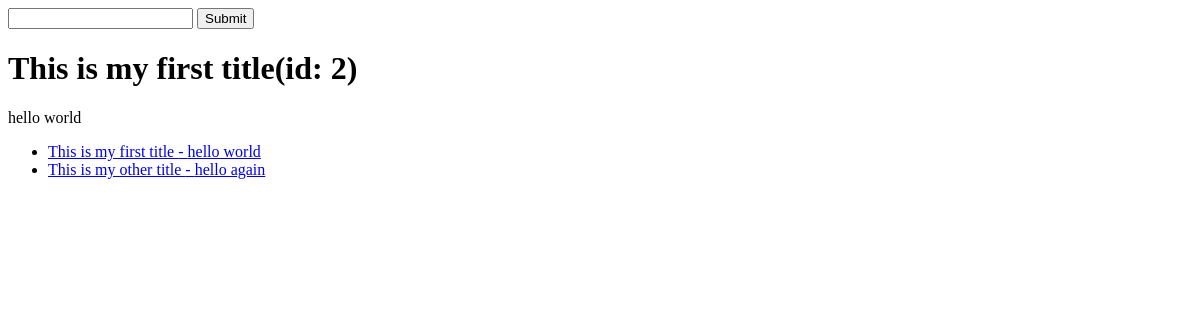
/, run on an earlier commit of the app's database.
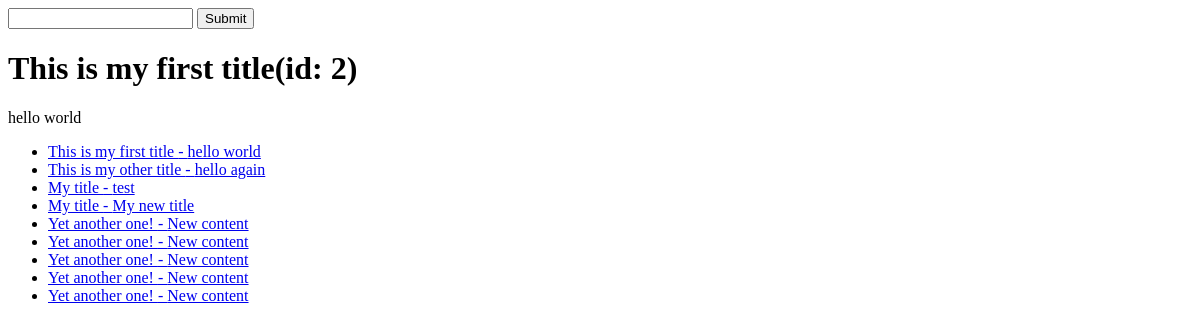
And on a later commit of the database.
### articles/models.py (models this page shows)
class Article(models.Model):
    title = models.TextField()
    content = models.TextField()

### trydjango/views.py (the view)
# urls.py: path('', home_view),
def home_view(request):
    queryset_articles = Article.objects.all()
    print(queryset_articles)
    rundom_id = random.randint(1, 3)
    article_obj = Article.objects.get(id=rundom_id)
    context = {
        "objects_list": queryset_articles,
        "object": article_obj,
        "title": article_obj.title,
        "id": article_obj.id,
        "content": article_obj.content,
    }
    HTML_STRING = render_to_string("home-view.html", context=context)
    return HttpResponse(HTML_STRING)

### templates/home-view.html
{% extends "base.html" %}
{% block content %}
<h1>{{ title }}(id: {{ id }})</h1>
<p>{{ content }}</p>
<ul>
    {% for x in objects_list %}
        {% if x.title %}
            <li><a href='articles/{{ x.id }}'>{{ x.title }} - {{ x.content }}</a></li>
        {% endif%}
    {% endfor %}
</ul>
{% endblock %}

### templates/base.html
<!DOCTYPE html>
<html>
<head>
</head>
<body>
    <form action="/articles/" method="GET">
        <input type="text" name="query"/>
        <input type="submit"/>
    </form>
    {% block content %}
    {% endblock %}
</body>
</html>

What changed in the data, as far as the page shows it:
added Article: title "My title", content "test"
added Article: title "My title", content "My new title"
added Article: title "Yet another one!", content "New content"
added Article: title "Yet another one!", content "New content"
added Article: title "Yet another one!", content "New content"
added Article: title "Yet another one!", content "New content"
added Article: title "Yet another one!", content "New content"
